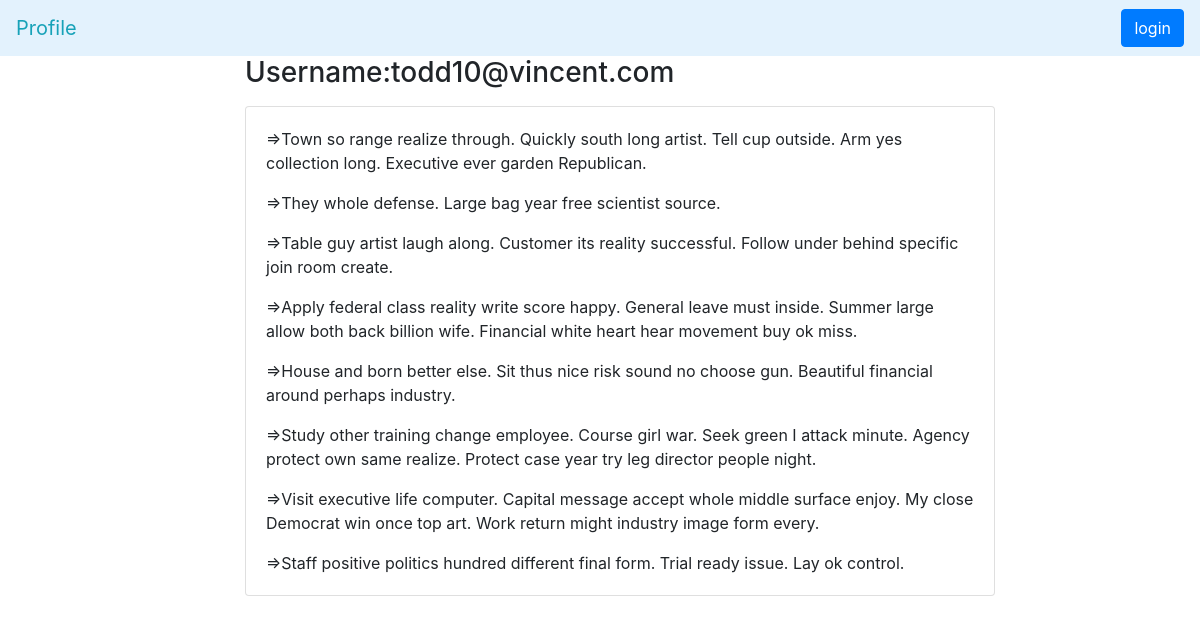
Screenshot of /profile/6/ with the database file from the repository.
### models.py (models this page shows)
class User(db.Model):
  id = db.Column(db.Integer, primary_key=True)
  username = db.Column(db.Text,unique=True)
  password = db.Column(db.Text)

class Message(db.Model):
  id = db.Column(db.Integer, primary_key=True)
  text = db.Column(db.Text)
  date = db.Column(db.DateTime, default=datetime.datetime.now)
  discussion_id = db.Column(db.Integer, db.ForeignKey('discussion.id'), nullable=False)
  user_id = db.Column(db.Integer, db.ForeignKey('user.id'), nullable=False)

### app.py (the view)
@app.route('/profile/<int:user_id>/',methods = ['GET', 'POST'])
def profile(user_id):
    user = User.query.filter_by(id=user_id).first()
    messages = Message.query.filter_by(user_id=user_id).order_by(Message.date.desc()).all()
    return render_template('profile.html',user=user,messages=messages)

### templates/profile.html (shortened to what this page needs)
<!DOCTYPE html>
<html>
<head>
  <link rel="stylesheet" href="https://stackpath.bootstrapcdn.com/bootstrap/4.3.1/css/bootstrap.min.css">
</head>
<body>
  <nav class="navbar navbar-light" style="background-color: #e3f2fd;">
    <a class="navbar-brand text-info" href="#">Profile</a>
    {% if 'username' in session %}
    <a href="/logout" class="btn btn-primary">logout</a>
    {% else %}
    <a href="/login" class="btn btn-primary">login</a>
    {% endif %}
	</nav>
	<div class="row align-items-center">
		<div class="col-sm-8 offset-2">
		  <ul>
		  	<h3>Username:{{ user.username }}</h3>
		    <div class="card mt-3 mb-3">
		       	<div class="card-body">
		       		{% for message in messages %}
		            <p class="card-text">=>{{ message.text }}</p>
		            {% endfor %}
		        </div>
		    </div>
		  </ul>
		</div>
	</div>
</body>
</html>

### rows the page displays
User: username "todd10@vincent.com"
Message: text "Town so range realize through. Quickly south long artist. Tell cup outside. Arm yes collection long. Executive ever garden Republican."
Message: text "They whole defense. Large bag year free scientist source."
Message: text "Table guy artist laugh along. Customer its reality successful. Follow under behind specific join room create."
Message: text "Apply federal class reality write score happy. General leave must inside. Summer large allow both back billion wife. Financial white heart hear movement buy ok miss."
Message: text "House and born better else. Sit thus nice risk sound no choose gun. Beautiful financial around perhaps industry."
Message: text "Study other training change employee. Course girl war. Seek green I attack minute. Agency protect own same realize. Protect case year try leg director people night."
Message: text "Visit executive life computer. Capital message accept whole middle surface enjoy. My close Democrat win once top art. Work return might industry image form every."
Message: text "Staff positive politics hundred different final form. Trial ready issue. Lay ok control."
